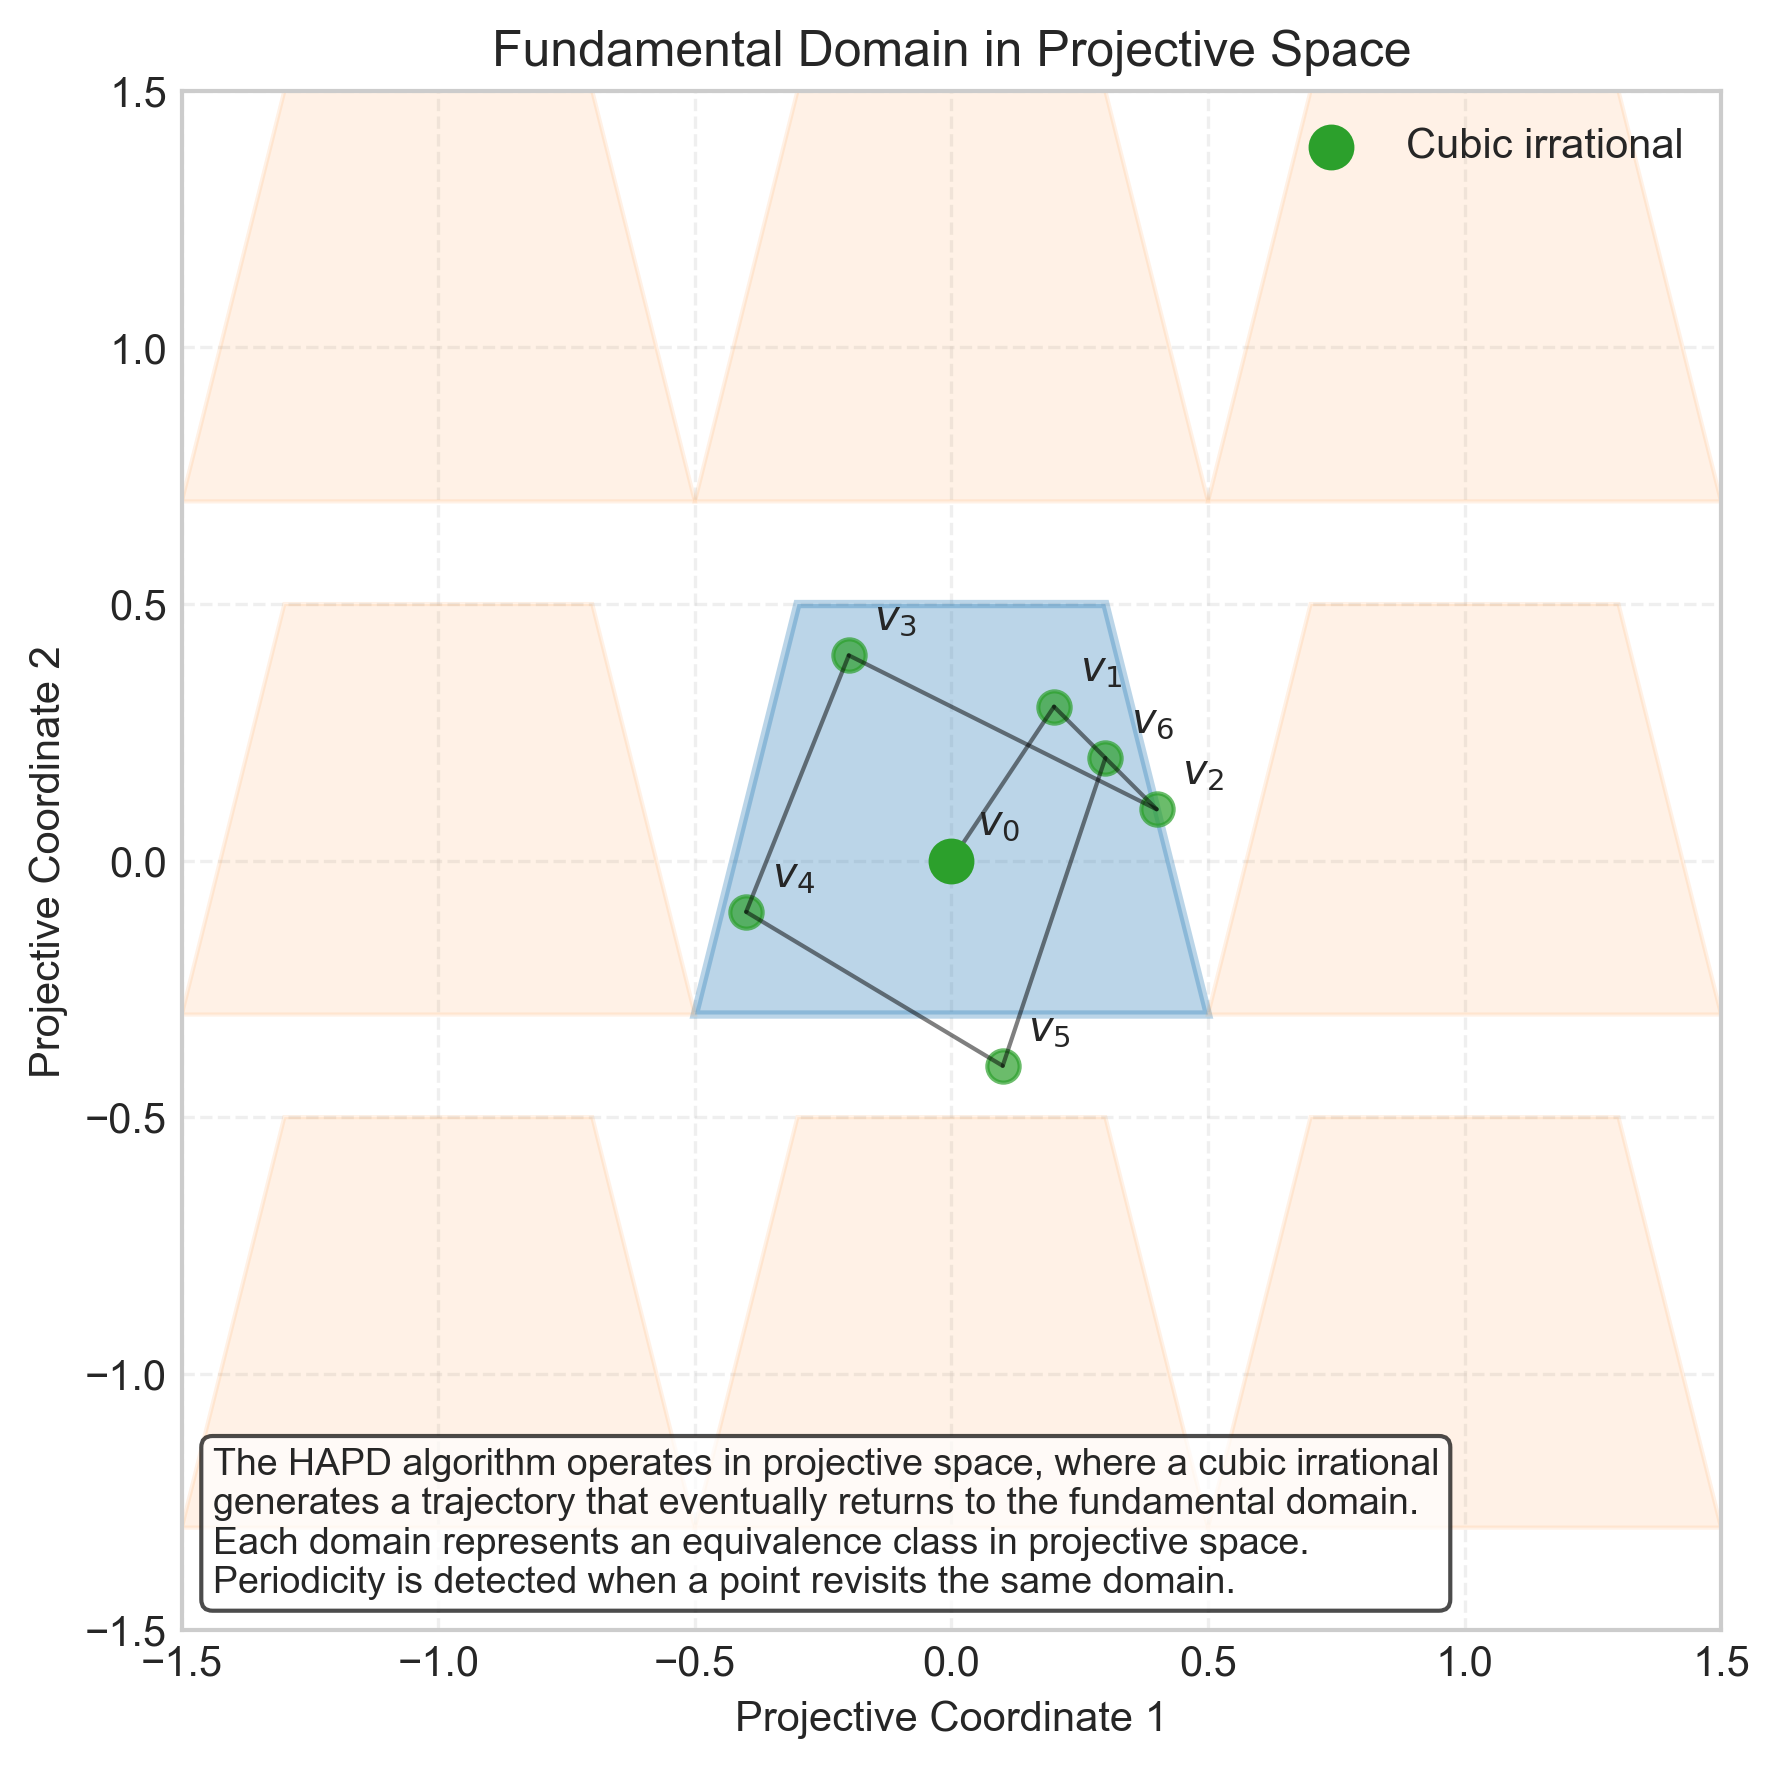

Recreate this plot in Python.
import numpy as np
import matplotlib.pyplot as plt
from matplotlib.patches import Polygon

# Set up figure with clean style
plt.style.use("seaborn-v0_8-whitegrid")
fig, ax = plt.subplots(figsize=(8, 6))

# Define the projective space grid
x = np.linspace(-1, 1, 20)
y = np.linspace(-1, 1, 20)
X, Y = np.meshgrid(x, y)

# Draw a simple grid for projective space
ax.grid(True, linestyle="--", alpha=0.3)

# Define a simplified fundamental domain
domain_vertices = np.array([[-0.5, -0.3], [0.5, -0.3], [0.3, 0.5], [-0.3, 0.5]])
domain = Polygon(
    domain_vertices,
    closed=True,
    facecolor="#1f77b4",
    alpha=0.3,
    edgecolor="#1f77b4",
    linewidth=2,
)
ax.add_patch(domain)

# Define a few adjacent domains to show the tiling of projective space
adjacent_offsets = [
    [1.0, 0.0],
    [0.0, 1.0],
    [-1.0, 0.0],
    [0.0, -1.0],
    [1.0, 1.0],
    [-1.0, 1.0],
    [1.0, -1.0],
    [-1.0, -1.0],
]

for offset in adjacent_offsets:
    offset_vertices = domain_vertices + offset
    adjacent_domain = Polygon(
        offset_vertices,
        closed=True,
        facecolor="#ff7f0e",
        alpha=0.1,
        edgecolor="#ff7f0e",
        linewidth=1,
    )
    ax.add_patch(adjacent_domain)

# Place a point representing a cubic irrational
ax.scatter(0, 0, color="#2ca02c", s=100, zorder=10, label="Cubic irrational")

# Add trajectory points showing how the algorithm processes the point
trajectory = [
    [0, 0],
    [0.2, 0.3],
    [0.4, 0.1],
    [-0.2, 0.4],
    [-0.4, -0.1],
    [0.1, -0.4],
    [0.3, 0.2],
]

# Connect trajectory points
for i in range(len(trajectory) - 1):
    ax.plot(
        [trajectory[i][0], trajectory[i + 1][0]],
        [trajectory[i][1], trajectory[i + 1][1]],
        "k-",
        alpha=0.5,
        linewidth=1,
    )

    ax.scatter(
        trajectory[i + 1][0], trajectory[i + 1][1], color="#2ca02c", s=60, alpha=0.7
    )

    # Label each point
    ax.text(
        trajectory[i + 1][0] + 0.05,
        trajectory[i + 1][1] + 0.05,
        f"$v_{i+1}$",
        fontsize=10,
    )

# Label the initial point
ax.text(trajectory[0][0] + 0.05, trajectory[0][1] + 0.05, "$v_0$", fontsize=10)

# Add a title and labels
ax.set_xlabel("Projective Coordinate 1")
ax.set_ylabel("Projective Coordinate 2")
ax.set_title("Fundamental Domain in Projective Space")

# Add explanation
ax.text(
    0.02,
    0.02,
    "The HAPD algorithm operates in projective space, where a cubic irrational\n"
    "generates a trajectory that eventually returns to the fundamental domain.\n"
    "Each domain represents an equivalence class in projective space.\n"
    "Periodicity is detected when a point revisits the same domain.",
    transform=ax.transAxes,
    fontsize=9,
    verticalalignment="bottom",
    bbox=dict(boxstyle="round", facecolor="white", alpha=0.7),
)

# Set axis limits
ax.set_xlim(-1.5, 1.5)
ax.set_ylim(-1.5, 1.5)

# Equal aspect ratio
ax.set_aspect("equal")

# Add legend
ax.legend(loc="upper right")

# Save the figure
plt.tight_layout()
plt.savefig(
    "projective_space_regions.pdf", dpi=300, bbox_inches="tight"
)
plt.savefig(
    "projective_space_regions.png", dpi=300, bbox_inches="tight"
)
plt.close()

print("Generated projective space regions visualization.")
